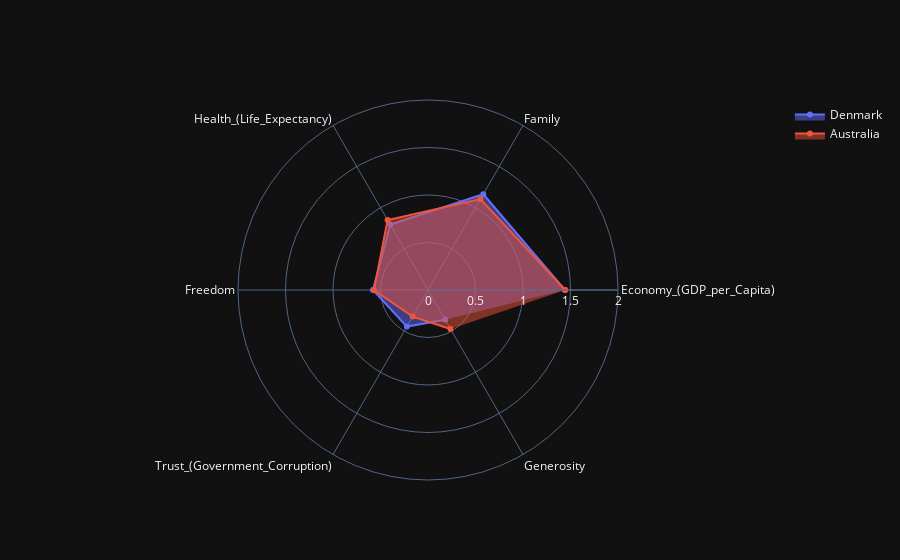

Write notebook code for a chart like this one.
### Code cell
categories = ['Economy_(GDP_per_Capita)', 'Family', 'Health_(Life_Expectancy)',
       'Freedom', 'Trust_(Government_Corruption)', 'Generosity']

fig = go.Figure()

fig.add_trace(go.Scatterpolar(
      r=top_data[3:-1],
      theta=categories,
      fill='toself',
      name=f'{country_name}'
))
fig.add_trace(go.Scatterpolar(
      r=aus_data[0][3:-1],
      theta=categories,
      fill='toself',
      name='Australia'
))

fig.update_layout(
  polar=dict(
    radialaxis=dict(
      visible=True,
      range=[0, 2]
    )),
  showlegend=True
)

fig.show()

### Figure 1 — Plotly figure (JSON) as saved in the notebook; plotly's stock layout.template omitted (floating-point values rounded to 4 significant figures)
{"data": [{"fill": "toself", "name": "Denmark", "r": [1.442, 1.164, 0.795, 0.5794, 0.4445, 0.3617], "theta": ["Economy_(GDP_per_Capita)", "Family", "Health_(Life_Expectancy)", "Freedom", "Trust_(Government_Corruption)", "Generosity"], "type": "scatterpolar"}, {"fill": "toself", "name": "Australia", "r": [1.444, 1.105, 0.8512, 0.5684, 0.3233, 0.4741], "theta": ["Economy_(GDP_per_Capita)", "Family", "Health_(Life_Expectancy)", "Freedom", "Trust_(Government_Corruption)", "Generosity"], "type": "scatterpolar"}], "layout": {"polar": {"radialaxis": {"range": [0, 2], "visible": true}}, "showlegend": true}}
